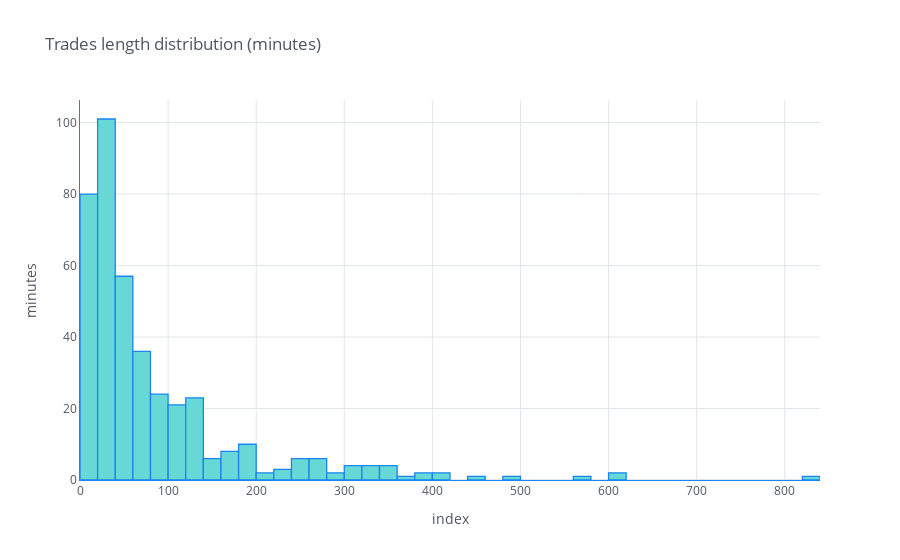

The notebook cell this image was saved under:
### Code cell
results['duration_minutes'] = pd.to_timedelta(results.close - results.open).apply(lambda x: x.total_seconds()/60)
results['duration_minutes'].iplot(kind='hist', title='Trades length distribution (minutes)',
    yTitle='minutes', xTitle='index', color='#68D8D6', opacity=1, linecolor='#1985F0')

### Figure 1 — Plotly figure (JSON) as saved in the notebook; plotly's stock layout.template omitted (floating-point values rounded to 4 significant figures; data arrays with more than 128 entries replaced by an {"elided": "..."} marker saying what was removed)
{"data": [{"histfunc": "count", "histnorm": "", "marker": {"color": "rgba(104, 216, 214, 1.0)", "line": {"color": "#1985F0", "width": 1.3}}, "name": "duration_minutes", "opacity": 1, "orientation": "v", "type": "histogram", "x": {"elided": "408 float values"}}], "layout": {"barmode": "overlay", "legend": {"bgcolor": "#FFFFFF", "font": {"color": "#4D5663"}}, "paper_bgcolor": "#FFFFFF", "plot_bgcolor": "#FFFFFF", "title": {"font": {"color": "#4D5663"}, "text": "Trades length distribution (minutes)"}, "xaxis": {"gridcolor": "#E1E5ED", "linecolor": "#1985F0", "showgrid": true, "tickfont": {"color": "#4D5663"}, "title": {"font": {"color": "#4D5663"}, "text": "index"}, "zerolinecolor": "#E1E5ED"}, "yaxis": {"gridcolor": "#E1E5ED", "linecolor": "#1985F0", "showgrid": true, "tickfont": {"color": "#4D5663"}, "title": {"font": {"color": "#4D5663"}, "text": "minutes"}, "zerolinecolor": "#E1E5ED"}}}
